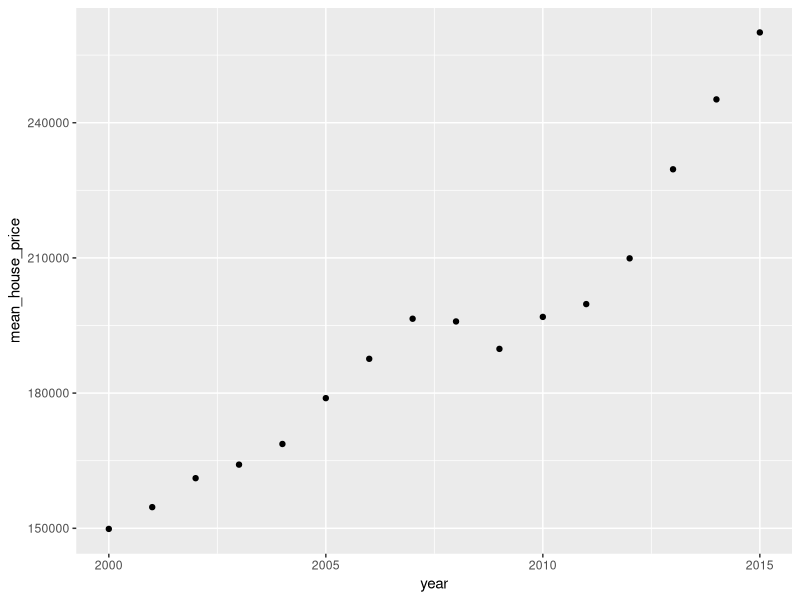
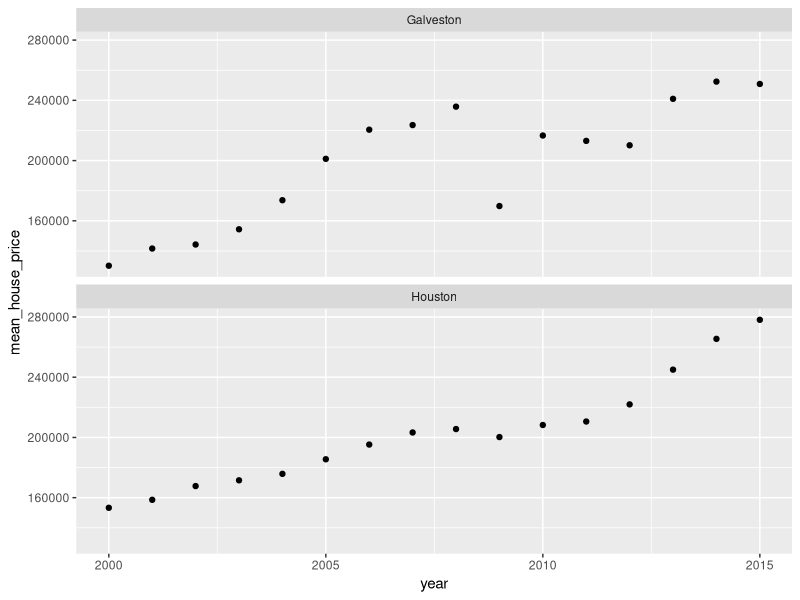

Reproduce these figures in R, in order.
# Coding Lab: Grouped Data
# Ari Anisfeld
# Summer 2020

## -----------------------------------------------------------------------------------
library(tidyverse)
library(readxl)
options(dplyr.summarise.inform = FALSE) # Suppress summarize info in dplyr >= 1.0
texas_housing_data <- txhousing
## -----------------------------------------------------------------------------------
#' ## Grouping data with `dplyr`
#' 
#' Often you want to repeat the same analysis across different subgroups. 
#' We can automate that with `group_by()`.
#' 
#' - summarize by group with `group_by()` + `summarize()` 
#' - created new columns with window functions `group_by()` + `mutate()` 
#' - `filter()` data with group specific matching criteria
#' 
#' 
#' ## grouped summary with `group_by()` + `summarize()`  {.build}
#' Use case: You want summary statistics for certain subsets of the data.
#' 
## -----------------------------------------------------------------------------------
annual_housing_prices <- 
  texas_housing_data %>%
  group_by(year) %>%
  summarize(total_sales = sum(sales, na.rm = TRUE),
            total_volume = sum(volume, na.rm = TRUE),
            mean_house_price = 
              total_volume / total_sales)

#' 
#' ## How have Texas housing prices changed over time?
## -----------------------------------------------------------------------------------
annual_housing_prices %>% 
  ggplot(aes(x = year, y = mean_house_price)) + 
  geom_point()

#' 
#' ## grouped summary with `group_by()` + `summarize()`
#' 
#' Use case: You want summary statistics for certain subsets of the data.
#' 
## -----------------------------------------------------------------------------------
texas_housing_data %>%
  group_by(city, year) %>%
  summarize(total_sales = sum(sales, na.rm = TRUE),
            total_volume = sum(volume, na.rm = TRUE),
            mean_house_price = 
              total_volume / total_sales)

#' 
#' ## How have Texas housing prices changed over time in certain cities?
## -----------------------------------------------------------------------------------
texas_housing_data %>%
  group_by(city, year) %>%
  summarize(total_sales = sum(sales, na.rm = TRUE),
            total_volume = sum(volume, na.rm = TRUE),
            mean_house_price = 
              total_volume / total_sales) %>% 
  filter(city %in% c("Houston",  "Galveston")) %>%
  ggplot(aes(x = year, y = mean_house_price)) + 
  geom_point() + 
  facet_wrap(facets = "city", nrow = 2)

#' 
#' ## What does `group_by()` do?
#' 
#' Let's make a grouped and non-grouped tibble for investigation.
## -----------------------------------------------------------------------------------
a_non_grouped_df <- 
  texas_housing_data %>% 
  select(city, year)

#' 
## -----------------------------------------------------------------------------------
a_grouped_df <- 
  texas_housing_data %>% 
  select(city, year) %>%
  group_by(city, year)

#' 
#' ## What does `group_by()` do?
#'
## -----------------------------------------------------------------------------------
a_non_grouped_df %>% glimpse()
a_grouped_df %>% glimpse()

#' 
#' 
#' ## What does `group_by()` do?
#'   - Conceptually, `group_by` "tags" rows as belong to a group. 
#'   - In practice, R creates a list of row numbers assigned to each group.
#'   
#' As an analyst, you just need to understand the concept. But to see what's going on ...  
#' 
## -----------------------------------------------------------------------------------
# Recall, our "groups" are city-year combos
# and there are 12 months of obs per year
a_grouped_df %>% group_rows()

#' 
#' ## Grouping columns have some restrictions
#' 
#' For example, you cannot remove them from the tibble
## -----------------------------------------------------------------------------------
a_grouped_df %>%
  select(-year)

#' 
#' 
#' ## To get rid of groups, use `ungroup()`
#' 
## -----------------------------------------------------------------------------------
a_grouped_df %>%
  ungroup() %>%
  select(-year)

#' 
#' 
#' ## grouped  `mutate`: differences
#' 
#' Use case: You want to work with differences. 
#' (Try running the code without `group_by()` and carefully compare the results.)
## -----------------------------------------------------------------------------------
# I'm going to use this a bunch, so I'll store it in memory
july_texas_housing_data <-
  texas_housing_data %>%
  filter(month == 7) %>%
  select(city, year, sales) 

differenced_data <-
  july_texas_housing_data %>%
  group_by(city) %>%
  mutate(last_year_sales = lag(sales),
         delta_sales = sales - lag(sales))

#' 
#' ## grouped  `mutate`: differences
#' 
#' Use case: You want to work with differences.
#' ^[`lag()`'s sibling is `lead()` which will give you data from the following year.]
#' 
## -----------------------------------------------------------------------------------
differenced_data %>% head(5)

#' 
#' ## grouped  `mutate`: ranking
#' 
#' Use case: You want to rank sales within group. 
#' (Try running the code without `group_by()` and carefully compare the results.)
#' 
## -----------------------------------------------------------------------------------
ranked_data <-
  july_texas_housing_data %>%
  group_by(year) %>%
  mutate(sales_rank = rank(desc(sales))) 

#' 
#' ## grouped  `mutate`: ranking
#' 
#' Use case: You want to rank sales within group.
#' ^[R has a variety of related functions see `?ranking`]
#' 
## -----------------------------------------------------------------------------------
ranked_data %>% arrange(year, sales_rank) %>% head(10)

#' 
#' ## grouped  `filter`
#' 
#' Use case: You want to work with the top 10 cities for each year, you can 
#' 
## -----------------------------------------------------------------------------------
july_texas_housing_data %>%
  group_by(year) %>%
  filter(rank(desc(sales)) <= 10) %>%
  arrange(year, sales)

#' 
#' ##  `count()` is a useful short cut
#' 
#' Based on what you know about `texas_housing_data`. Can you tell what `count()` does?
## -----------------------------------------------------------------------------------
texas_housing_data %>%
  count(city, year) %>%
  head(5)

#' 
#' ##  `count()` is a useful short cut
#'  
#' `count(x)` is nearly identical to `group_by(x) %>% summarize(n = n()) %>% ungroup()`.
#'  
## -----------------------------------------------------------------------------------
texas_housing_data %>%
  group_by(city, year) %>%
  summarize(n = n()) %>%
  ungroup() %>%
  head(5)

#' 
#' ##  `add_count()` is a useful short cut
#'  
#' `add_count(x)` is nearly identical to `group_by(x) %>% mutate(n = n()) %>% ungroup()`.
#'  
## -----------------------------------------------------------------------------------
texas_housing_data %>%
  select(city, year, sales) %>%
  add_count(city, year) %>%
  head(5)

#' 
#' ##  `add_count()` is a useful short cut
#'  
#' `add_count(x)` is nearly identical to `group_by(x) %>% mutate(n = n()) %>% ungroup()`.
#'  
## -----------------------------------------------------------------------------------
texas_housing_data  %>%
  select(city, year, sales) %>%
  group_by(city, year) %>%
  mutate(n = n()) %>%
  ungroup() %>%
  head(5)

#' 
#' ## Recap: Analysis by group with `dplyr`
#' 
#' This lesson gave you an idea about how to:
#' 
#' - summarize data by group with `group_by()` + `summarize()` 
#' - created new columns with window functions `group_by()` + `mutate()` 
#'   - we saw `lag()` and `rank()`, but you could get 
#'     also add group-level stats like `mean()`
#' - `filter()` data with group specific matching criteria
#' - use `count()` and `add_count()` as short cuts for getting group level counts